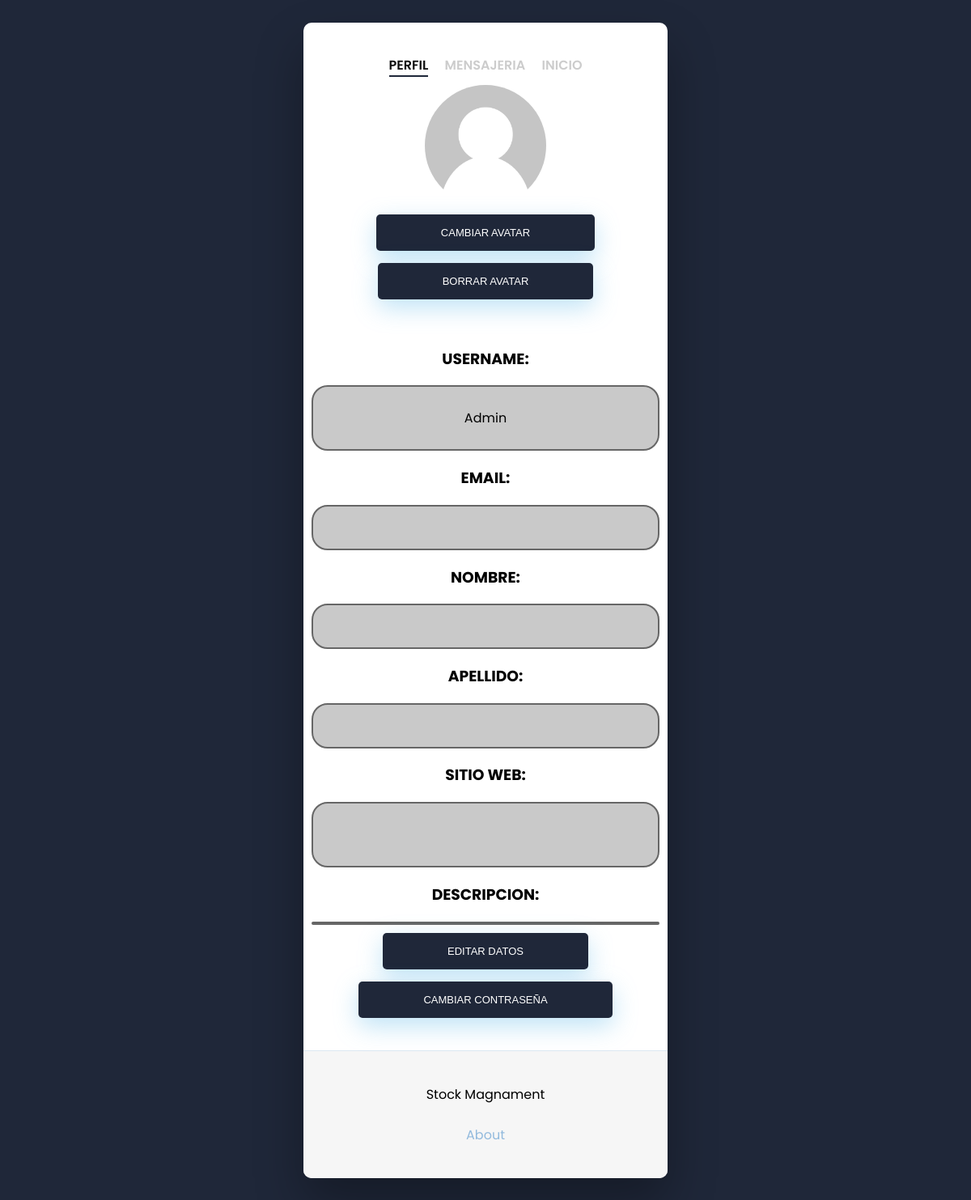
The page /authentication/profile/ (signed in) on the database as committed earlier.
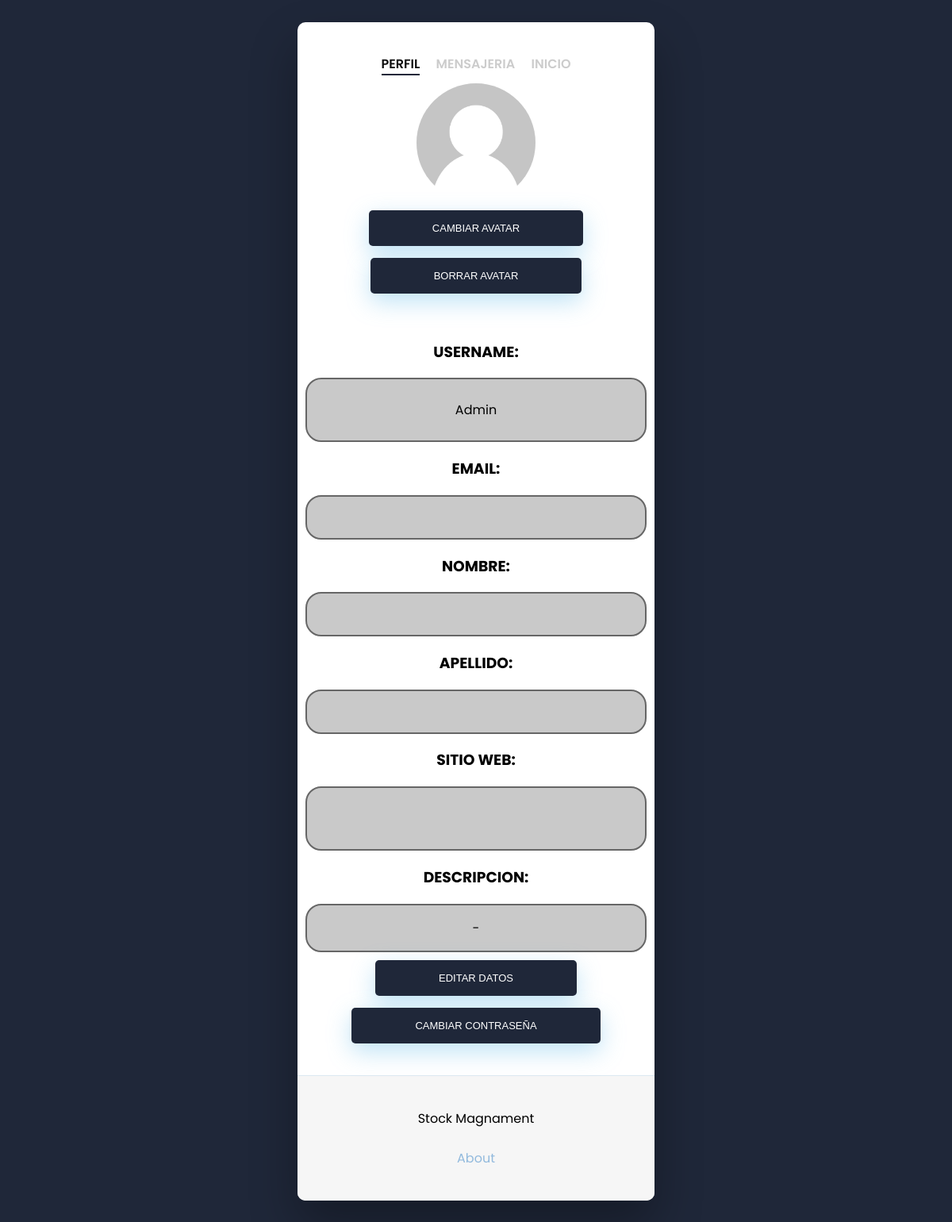
The same page on the database as committed later.
### authentication/models.py (models this page shows)
class User(AbstractUser):
    sitio_link = models.URLField(max_length=155, blank=True)
    descripcion = RichTextField(default="-")

### authentication/views.py (the view)
# urls.py: path('profile/', perfil, name='profile'),
@login_required
def perfil(request):
    try:
        avatar = Avatar.objects.filter(usuario= request.user.id).last()
        return render(request, 'authentication/profile.html', {'avatar':avatar.imagen.url,'flag':True})
    except:
        return render(request, 'authentication/profile.html')

### authentication/templates/authentication/profile.html (shortened to what this page needs)
<!DOCTYPE html>
<html lang="en">
<head>
    {% load static %}
    <link href="{% static 'authentication/css/authenticationn.css' %}" rel="stylesheet">
</head>
<body>
    <div class="wrapper fadeInDown">
        <div id="formContent">
            <a href="{% url 'profile' %}">
                <h2 class="active"> Perfil </h2>
            </a>
            <a href="{% url 'messages' %}">
                <h2 class="inactive underlineHover"> Mensajeria </h2>
            </a>
            <a href="{% url 'home' %}">
                <h2 class="inactive underlineHover"> Inicio </h2>
            </a>
            {% block editar_data %}
                <div>
                    {% if flag %}
                        <img class="avatar" src="{{avatar}}">
                    {% else %}
                        <img class="avatar" src="{% static 'application/no-avatar/default-user-image.png' %}">
                    {% endif %}
                    <a href="{% url 'change_avatar' %}" class="boton-perfil"><input type="submit" class="fadeIn fourth input-profile" value="Cambiar avatar" ></a>
                    <a href="{% url 'delete_avatar' %}" class="boton-perfil"><input type="submit" class="fadeIn fourth" value="borrar avatar"></a>
                </div>
                    <h3>USERNAME:</h3>
                    <div class="div-p-data-profile">
                        <p class="p-data-profile">{{request.user.username.capitalize}}</p>
                    </div>
                    <h3>EMAIL:</h3>
                    <div class="div-p-data-profile">
                        <p class="p-data-profile">{{request.user.email}}</p>
                    </div>
                    <h3>NOMBRE:</h3>
                    <div class="div-p-data-profile">
                        <p class="p-data-profile">{{request.user.first_name.title}}</p>
                    </div>
                    <h3>APELLIDO:</h3>
                    <div class="div-p-data-profile">
                        <p class="p-data-profile">{{request.user.last_name.title}}</p>
                    </div>
                    <h3>SITIO WEB: </h3>
                    <div class="div-p-data-profile">
                        <p class="p-data-profile"><a href="{{request.user.sitio_link}}">{{request.user.sitio_link}}</a></p>
                    </div>
                    <h3>DESCRIPCION:</h3>
                    <div class="div-p-data-profile">
                        {{request.user.descripcion | safe}}
                    </div>
                    <a href="{% url 'edit_profile'  %}" class="boton-perfil"><input type="submit" class="fadeIn fourth input-profile" value="Editar datos" ></a>
                    <a href="{% url 'change_password' %}" class="boton-perfil"><input type="submit" class="fadeIn fourth" value="Cambiar contraseña"></a>
            {% endblock editar_data %}
            <div id="formFooter">
                <p>Stock Magnament<br><br> <a href="{% url 'about' %}" >About</a></p>
            </div>
        </div>
    </div>
</body>
</html>

### authentication/static/authentication/css/authenticationn.css (style rules this page uses)
body { font-family: "Poppins", sans-serif; }
a { color: #92badd; display:inline-block; text-decoration: none; font-weight: 400; }
h2 { text-align: center; font-size: 16px; font-weight: 600; text-transform: uppercase; display:inline-block; margin: 40px 8px 10px 8px; color: #cccccc; }
.wrapper { display: flex; align-items: center; flex-direction: column; justify-content: center; width: 100%; min-height: 100%; padding: 20px; }
#formContent { -webkit-border-radius: 10px 10px 10px 10px; border-radius: 10px 10px 10px 10px; background: #fff; padding: 30px; width: 90%; max-width: 450px; position: relative; padding: 0px; -webkit-box-shadow: 0 30px 60px 0 rgba(0,0,0,0.3); box-shadow: 0 30px 60px 0 rgba(0,0,0,0.3); text-align: center; word-wrap: break-word }
#formFooter { background-color: #f6f6f6; border-top: 1px solid #dce8f1; padding: 25px; text-align: center; -webkit-border-radius: 0 0 10px 10px; border-radius: 0 0 10px 10px; }
h2.inactive { color: #cccccc; }
h2.active { color: #0d0d0d; border-bottom: 2px solid #1F2739; }
#boton-imagen,button,input[type=button], input[type=submit], input[type=reset] { background-color: #1F2739; border: none; color: white; cursor: pointer; padding: 15px 80px; text-align: center; text-decoration: none; display: inline-block; text-transform: uppercase; font-size: 13px; -webkit-box-shadow: 0 10px 30px 0 rgba(95,186,233,0.4); box-shadow: 0 10px 30px 0 rgba(95,186,233,0.4); -webkit-border-radius: 5px 5px 5px 5px; border-radius: 5px 5px 5px 5px; margin: 5px 20px 40px 20px; -webkit-transition: all 0.3s ease-in-out; -moz-transition: all 0.3s ease-in-out; -ms-transition: all 0.3s ease-in-out; -o-transition: all 0.3s ease-in-out; transition: all 0.3s ease-in-out; }
.fadeInDown { -webkit-animation-name: fadeInDown; animation-name: fadeInDown; -webkit-animation-duration: 1s; animation-duration: 1s; -webkit-animation-fill-mode: both; animation-fill-mode: both; }
.fadeIn { opacity:0; -webkit-animation:fadeIn ease-in 1; -moz-animation:fadeIn ease-in 1; animation:fadeIn ease-in 1; -webkit-animation-fill-mode:forwards; -moz-animation-fill-mode:forwards; animation-fill-mode:forwards; -webkit-animation-duration:1s; -moz-animation-duration:1s; animation-duration:1s; }
.fadeIn.fourth { -webkit-animation-delay: 1s; -moz-animation-delay: 1s; animation-delay: 1s; }
.underlineHover:after { display: block; left: 0; bottom: -10px; width: 0; height: 2px; background-color: #1F2739; content: ""; transition: width 0.2s; }
* { box-sizing: border-box; }
html { background-color: #1F2739; }
.avatar { height: 150px; background-repeat: no-repeat; background-position: 50%; border-radius: 50%; background-size: 100% auto; width: 150px; display: block; margin: auto; }
.input-profile { margin: 10px !important; }
.p-data-profile { padding: 10px; }
.div-p-data-profile { border: 2px solid #666; background: #c9c9c9; border-radius: 20px; margin-inline: 10px; padding-inline: 10px; }

Rows that differ between the two databases and show on the page:
changed User "Admin": descripcion empty → "<p>-</p>" (drawn); user.descripcion (not shown) → "-"
